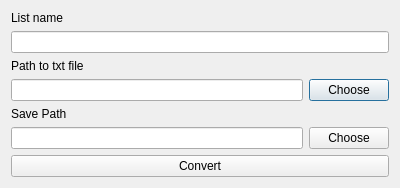
<?xml version="1.0" encoding="UTF-8"?>
<ui version="4.0">
 <class>DialogConvertTxt</class>
 <widget class="QDialog" name="DialogConvertTxt">
  <property name="geometry">
   <rect>
    <x>0</x>
    <y>0</y>
    <width>400</width>
    <height>181</height>
   </rect>
  </property>
  <property name="windowTitle">
   <string>Dialog</string>
  </property>
  <layout class="QVBoxLayout" name="verticalLayout_2">
   <item>
    <layout class="QVBoxLayout" name="verticalLayout">
     <item>
      <widget class="QLabel" name="labelListName">
       <property name="text">
        <string>List name</string>
       </property>
      </widget>
     </item>
     <item>
      <widget class="QLineEdit" name="lineEditListName"/>
     </item>
     <item>
      <widget class="QLabel" name="labelTxtFile">
       <property name="text">
        <string>Path to txt file</string>
       </property>
      </widget>
     </item>
     <item>
      <layout class="QHBoxLayout" name="horizontalLayout">
       <item>
        <widget class="QLineEdit" name="lineEditTxtPath"/>
       </item>
       <item>
        <widget class="QPushButton" name="pushBtnChooseTxt">
         <property name="text">
          <string>Choose</string>
         </property>
        </widget>
       </item>
      </layout>
     </item>
     <item>
      <widget class="QLabel" name="label">
       <property name="text">
        <string>Save Path</string>
       </property>
      </widget>
     </item>
     <item>
      <layout class="QHBoxLayout" name="horizontalLayout_2">
       <item>
        <widget class="QLineEdit" name="lineEditSavePath"/>
       </item>
       <item>
        <widget class="QPushButton" name="pushBtnChooseXmlSave">
         <property name="text">
          <string>Choose</string>
         </property>
        </widget>
       </item>
      </layout>
     </item>
     <item>
      <widget class="QPushButton" name="pushBtnConvert">
       <property name="text">
        <string>Convert</string>
       </property>
      </widget>
     </item>
    </layout>
   </item>
  </layout>
 </widget>
 <resources/>
 <connections/>
</ui>
